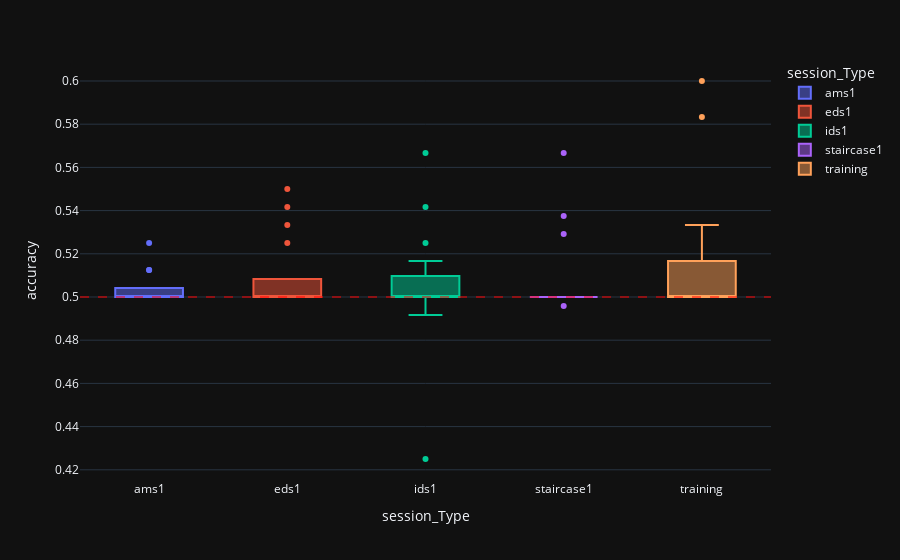

Notebook source saved alongside this figure:
### Code cell
# fig = px.scatter(results, x='BIC', y='accuracy', color='session_Type', hover_data=['subject_ID', 'session_Num'])
# fig.update_layout(template='plotly_dark', title='Distribution of Learning Estimates')
# fig.show()


def plot_accuracy_distribution(results, title=''):
    fig = px.box(results, x='session_Type', y='accuracy', color='session_Type',
                 hover_data=['subject_ID', 'session_Type', 'session_Num', 'accuracy'])
    fig.update_layout(template='plotly_dark', title='')
    fig.add_hline(y=0.5, line=dict(color='red', width=1, dash='dash'))
    return fig

plot_accuracy_distribution(results)

### Figure 1 — Plotly figure (JSON) as saved in the notebook; plotly's stock layout.template omitted (floating-point values rounded to 4 significant figures)
{"data": [{"alignmentgroup": "True", "customdata": [[1, null], [2, null], [3, null], [4, null], [5, null], [6, null], [7, null], [8, null], [9, null], [10, null], [11, null], [13, null], [15, null], [16, null], [17, null], [18, null], [19, null], [20, null], [21, null], [22, null]], "hovertemplate": "session_Type=%{x}<br>accuracy=%{y}<br>subject_ID=%{customdata[0]}<br>session_Num=%{customdata[1]}<extra></extra>", "legendgroup": "ams1", "marker": {"color": "#636efa"}, "name": "ams1", "notched": false, "offsetgroup": "ams1", "orientation": "v", "showlegend": true, "type": "box", "x": ["ams1", "ams1", "ams1", "ams1", "ams1", "ams1", "ams1", "ams1", "ams1", "ams1", "ams1", "ams1", "ams1", "ams1", "ams1", "ams1", "ams1", "ams1", "ams1", "ams1"], "x0": " ", "xaxis": "x", "y": [0.5, 0.5, 0.5, 0.5, 0.5, 0.5125, 0.5, 0.5, 0.5, 0.5, 0.5, 0.5, 0.5042, 0.525, 0.5042, 0.5042, 0.5125, 0.5, 0.5, 0.5], "y0": " ", "yaxis": "y"}, {"alignmentgroup": "True", "customdata": [[1, null], [2, null], [3, null], [4, null], [5, null], [6, null], [7, null], [8, null], [9, null], [10, null], [11, null], [13, null], [15, null], [16, null], [17, null], [18, null], [19, null], [20, null], [21, null], [22, null]], "hovertemplate": "session_Type=%{x}<br>accuracy=%{y}<br>subject_ID=%{customdata[0]}<br>session_Num=%{customdata[1]}<extra></extra>", "legendgroup": "eds1", "marker": {"color": "#EF553B"}, "name": "eds1", "notched": false, "offsetgroup": "eds1", "orientation": "v", "showlegend": true, "type": "box", "x": ["eds1", "eds1", "eds1", "eds1", "eds1", "eds1", "eds1", "eds1", "eds1", "eds1", "eds1", "eds1", "eds1", "eds1", "eds1", "eds1", "eds1", "eds1", "eds1", "eds1"], "x0": " ", "xaxis": "x", "y": [0.5, 0.5, 0.5, 0.55, 0.525, null, null, 0.5, 0.5, 0.5333, 0.5, 0.5083, 0.5, 0.5, 0.5417, 0.5, 0.5, 0.5, 0.5083, 0.5], "y0": " ", "yaxis": "y"}, {"alignmentgroup": "True", "customdata": [[1, null], [2, null], [3, null], [4, null], [5, null], [6, null], [7, null], [8, null], [9, null], [10, null], [11, null], [13, null], [15, null], [16, null], [17, null], [18, null], [19, null], [20, null], [21, null], [22, null]], "hovertemplate": "session_Type=%{x}<br>accuracy=%{y}<br>subject_ID=%{customdata[0]}<br>session_Num=%{customdata[1]}<extra></extra>", "legendgroup": "ids1", "marker": {"color": "#00cc96"}, "name": "ids1", "notched": false, "offsetgroup": "ids1", "orientation": "v", "showlegend": true, "type": "box", "x": ["ids1", "ids1", "ids1", "ids1", "ids1", "ids1", "ids1", "ids1", "ids1", "ids1", "ids1", "ids1", "ids1", "ids1", "ids1", "ids1", "ids1", "ids1", "ids1", "ids1"], "x0": " ", "xaxis": "x", "y": [0.5, 0.5, 0.5111, 0.5667, 0.5, 0.4917, 0.5417, 0.4917, 0.5, 0.5, 0.5, 0.5, 0.5, 0.5167, 0.5083, 0.5, 0.5, 0.425, 0.525, 0.5], "y0": " ", "yaxis": "y"}, {"alignmentgroup": "True", "customdata": [[1, null], [2, null], [3, null], [4, null], [5, null], [6, null], [7, null], [8, null], [9, null], [10, null], [11, null], [13, null], [15, null], [16, null], [17, null], [18, null], [19, null], [20, null], [21, null], [22, null]], "hovertemplate": "session_Type=%{x}<br>accuracy=%{y}<br>subject_ID=%{customdata[0]}<br>session_Num=%{customdata[1]}<extra></extra>", "legendgroup": "staircase1", "marker": {"color": "#ab63fa"}, "name": "staircase1", "notched": false, "offsetgroup": "staircase1", "orientation": "v", "showlegend": true, "type": "box", "x": ["staircase1", "staircase1", "staircase1", "staircase1", "staircase1", "staircase1", "staircase1", "staircase1", "staircase1", "staircase1", "staircase1", "staircase1", "staircase1", "staircase1", "staircase1", "staircase1", "staircase1", "staircase1", "staircase1", "staircase1"], "x0": " ", "xaxis": "x", "y": [0.5, 0.5, 0.5, 0.5667, 0.5, 0.5, 0.5292, 0.5, 0.5375, 0.5, 0.5, 0.5, 0.5, 0.5, 0.5, 0.5, 0.5, 0.5, 0.5, 0.4958], "y0": " ", "yaxis": "y"}, {"alignmentgroup": "True", "customdata": [[1, null], [2, null], [3, null], [4, null], [5, null], [6, null], [7, null], [8, null], [9, null], [10, null], [11, null], [13, null], [15, null], [16, null], [17, null], [18, null], [19, null], [20, null], [21, null], [22, null]], "hovertemplate": "session_Type=%{x}<br>accuracy=%{y}<br>subject_ID=%{customdata[0]}<br>session_Num=%{customdata[1]}<extra></extra>", "legendgroup": "training", "marker": {"color": "#FFA15A"}, "name": "training", "notched": false, "offsetgroup": "training", "orientation": "v", "showlegend": true, "type": "box", "x": ["training", "training", "training", "training", "training", "training", "training", "training", "training", "training", "training", "training", "training", "training", "training", "training", "training", "training", "training", "training"], "x0": " ", "xaxis": "x", "y": [0.5, 0.5, 0.5, 0.5, 0.6, 0.5167, 0.5, 0.5, 0.5833, 0.5167, 0.5, 0.5, 0.5, 0.5, 0.5, null, 0.5, 0.5333, 0.5167, 0.5167], "y0": " ", "yaxis": "y"}], "layout": {"boxmode": "overlay", "legend": {"title": {"text": "session_Type"}, "tracegroupgap": 0}, "margin": {"t": 60}, "shapes": [{"line": {"color": "red", "dash": "dash", "width": 1}, "type": "line", "x0": 0, "x1": 1, "xref": "x domain", "y0": 0.5, "y1": 0.5, "yref": "y"}], "title": {"text": ""}, "xaxis": {"anchor": "y", "categoryarray": ["ams1", "eds1", "ids1", "staircase1", "training"], "categoryorder": "array", "domain": [0, 1], "title": {"text": "session_Type"}}, "yaxis": {"anchor": "x", "domain": [0, 1], "title": {"text": "accuracy"}}}}
